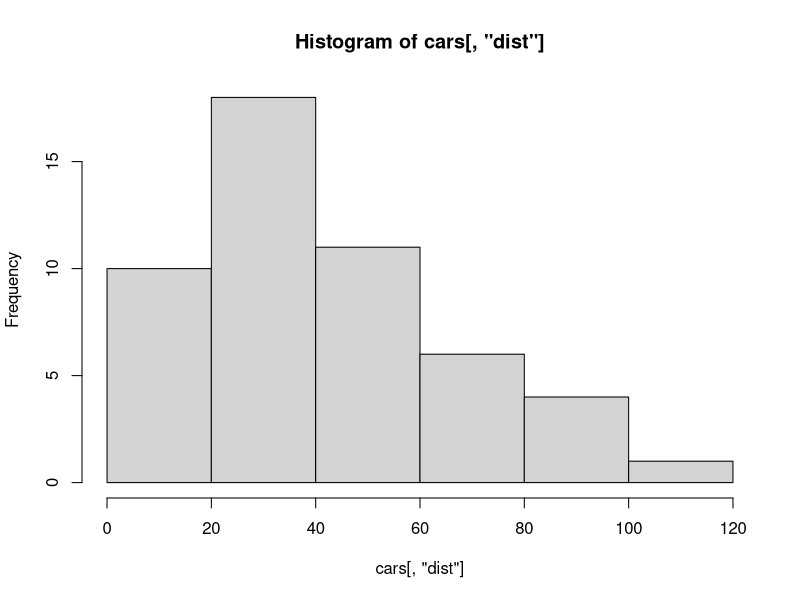

Source code (R):
## ---- chunk 1
head(cars)
## ---- chunk 2
#grabbing all column data for rows 3 through 6
cars[3:6,]

#specific values, row and column
cars[4,2]

#same result as above, different method using column name
cars[4, "dist"]

#all data for row 3, and columns speed and dist
cars[3, c("speed", "dist")]

#objets are the nouns of R language, functions and commands are the verbs. They do things to objects.

#creating vector for round function
rounding = c(22.33, 45.6, 12, 15.777, 13.45)
rounding

#rounding the mean of the vector above
round(mean(rounding), digits = 1)

#use rm command to remove objects from the workspace

# use save.image command to save entire workspace in a binary-not plaint-text-RData file. 

# use load command to load saved workspace into R

#to see the most recent commands, use history command
#history

#use global options with options keyword
options(digits=1)
## ---- chunk 3
hist(cars[,"dist"])
